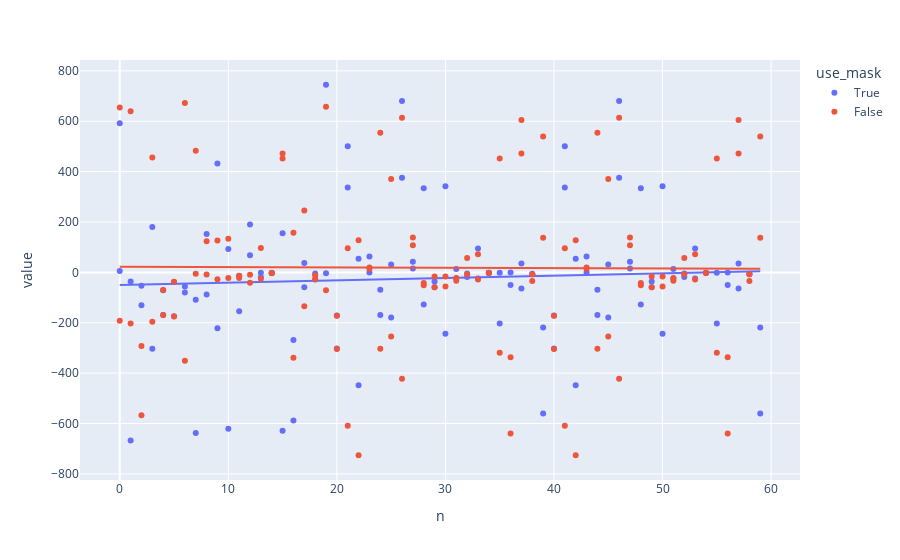

Here is the notebook cell this chart was saved with:
### Code cell
px.scatter(df1, "n", ["err1_x", "err1_y"], color="use_mask", trendline="ols")
